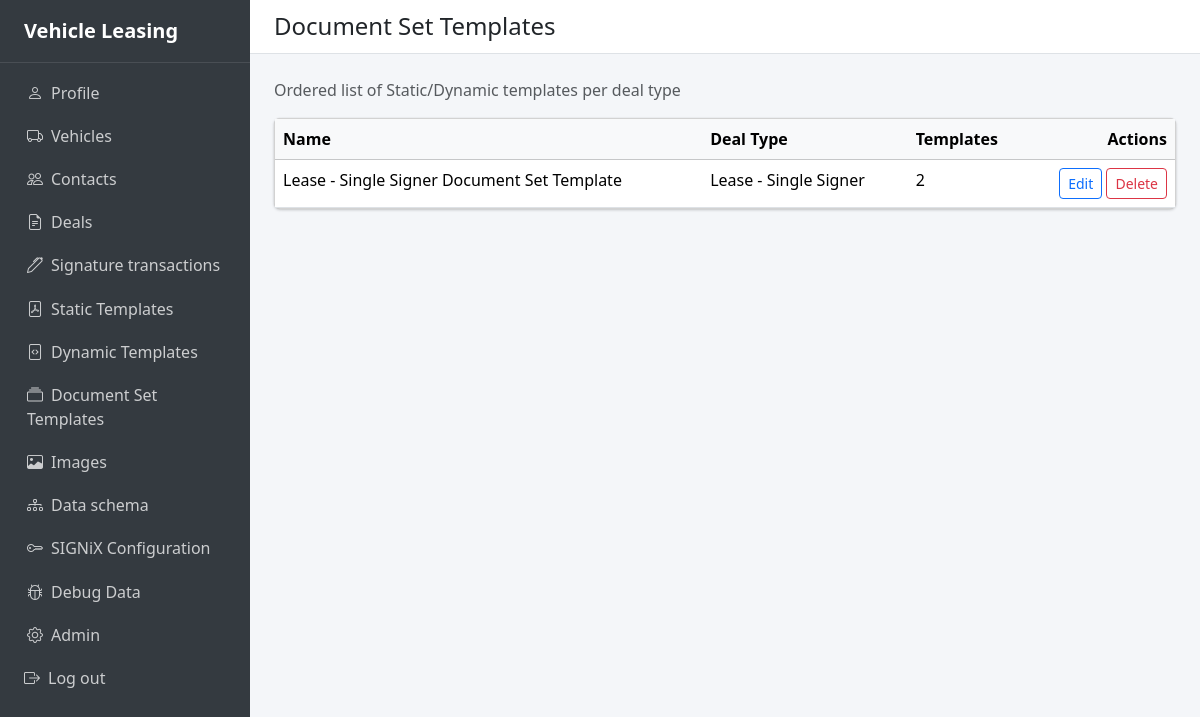
The app's page /document-templates/doc-set-templates/ (signed in) with its own data.
### apps/doctemplates/models.py (models this page shows, shortened)
class DocumentSetTemplate(models.Model):
    deal_type = models.ForeignKey(
        "deals.DealType",
        on_delete=models.PROTECT,
        unique=True,
        help_text="Deal Type this set applies to (one set per type)",
    )
    name = models.CharField(
        max_length=200,
        blank=True,
        help_text="Display name; if blank, deal type name is used",
    )
    class Meta:
        verbose_name = "Document set template"
        verbose_name_plural = "Document set templates"
        ordering = ["deal_type__name"]

### apps/deals/models.py (models this page shows, shortened)
class DealType(models.Model):
    name = models.CharField(max_length=100, unique=True)
    class Meta:
        verbose_name = "Deal Type"
        verbose_name_plural = "Deal Types"
    def __str__(self):
        return self.name

### apps/doctemplates/views.py (the view)
@login_required
def docsettemplate_list(request):
    template_list = DocumentSetTemplate.objects.prefetch_related("items").all()
    can_add = _can_add_doc_set_template()
    return render(
        request,
        "doctemplates/docsettemplate_list.html",
        {"template_list": template_list, "can_add": can_add},
    )

### apps/doctemplates/forms.py (called while the page is built)
def _deal_types_without_doc_set_template():
    from apps.deals.models import DealType
    used_ids = DocumentSetTemplate.objects.values_list("deal_type_id", flat=True)
    return DealType.objects.exclude(id__in=used_ids)

### apps/doctemplates/views.py (called while the page is built)
def _can_add_doc_set_template():
    from .forms import _deal_types_without_doc_set_template
    return _deal_types_without_doc_set_template().exists()

### templates/doctemplates/docsettemplate_list.html (shortened to what this page needs)
{% extends "base.html" %}
{% block content_header %}Document Set Templates{% endblock %}
{% block content %}
<div class="d-flex justify-content-between align-items-center mb-3">
  <span class="text-muted">Ordered list of Static/Dynamic templates per deal type</span>
</div>
<div class="card">
  <div class="card-body p-0">
    <div class="table-responsive">
      <table class="table table-hover mb-0">
        <thead class="table-light">
          <tr>
            <th>Name</th>
            <th>Deal Type</th>
            <th>Templates</th>
            <th class="text-end">Actions</th>
          </tr>
        </thead>
        <tbody>
          {% for dst in template_list %}
          <tr>
            <td>{{ dst.name|default:dst.deal_type }}</td>
            <td>{{ dst.deal_type }}</td>
            <td>{{ dst.items.count }}</td>
            <td class="text-end">
              <a href="{% url 'doctemplates:docsettemplate_edit' dst.pk %}" class="btn btn-sm btn-outline-primary">Edit</a>
              <a href="{% url 'doctemplates:docsettemplate_delete_confirm' dst.pk %}" class="btn btn-sm btn-outline-danger">Delete</a>
            </td>
          </tr>
          {% empty %}
          <tr>
            <td colspan="4" class="text-center text-muted py-4">
              No document set templates yet. Add one to get started.
            </td>
          </tr>
          {% endfor %}
        </tbody>
      </table>
    </div>
  </div>
</div>
{% endblock %}

### templates/base.html (style rules this page uses)
.app-content-body .card { box-shadow: 0 0 1px rgba(0,0,0,.125), 0 1px 3px rgba(0,0,0,.2); }

### records on screen
DocumentSetTemplate: name "Lease - Single Signer Document Set Template", deal_type "Lease - Single Signer", items.count "2"
